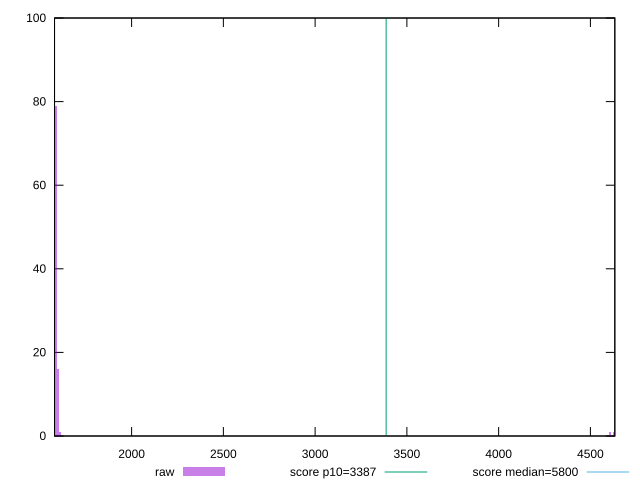

Generate this figure with gnuplot:
reset

$raw <<EOF
4630.033637860627 1
4608.843552561494 1
1589.2563974349978 79
1599.8514400845645 16
1610.4464827341312 1
1578.6613547854313 2
EOF

set key outside below
set boxwidth 10.595042649566652
set xrange [1580.0095:4633.089912389758]
set yrange [0:100]
set trange [0:100]
set style fill transparent solid 0.5 noborder

set parametric
set terminal svg size 640, 490 enhanced background rgb 'white'
set output "report_00019_2021-02-10T18-14-37.922Z//speed-index/samples/pages+cached+noadtech+nomedia+nocss/raw/histogram.svg"

plot $raw title "raw" with boxes, \
     3387,t title "score p10=3387", \
     5800,t title "score median=5800"

reset
